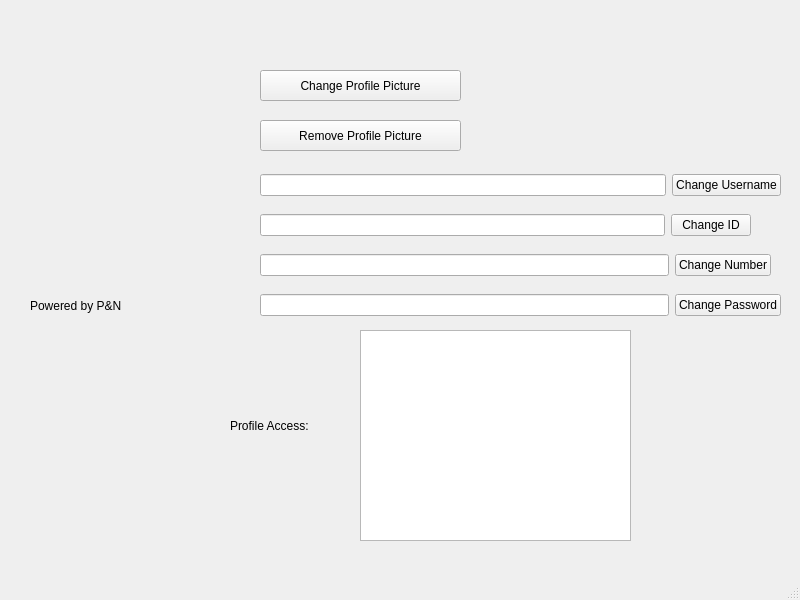
<?xml version="1.0" encoding="UTF-8"?>
<ui version="4.0">
 <class>Profile</class>
 <widget class="QMainWindow" name="Profile">
  <property name="geometry">
   <rect>
    <x>0</x>
    <y>0</y>
    <width>800</width>
    <height>600</height>
   </rect>
  </property>
  <property name="windowTitle">
   <string>MainWindow</string>
  </property>
  <widget class="QWidget" name="centralwidget">
   <widget class="QLabel" name="label">
    <property name="geometry">
     <rect>
      <x>20</x>
      <y>10</y>
      <width>201</width>
      <height>231</height>
     </rect>
    </property>
    <property name="text">
     <string/>
    </property>
   </widget>
   <widget class="QPushButton" name="profileChangeButton">
    <property name="geometry">
     <rect>
      <x>260</x>
      <y>70</y>
      <width>201</width>
      <height>31</height>
     </rect>
    </property>
    <property name="text">
     <string>Change Profile Picture</string>
    </property>
   </widget>
   <widget class="QPushButton" name="removeProfileButton">
    <property name="geometry">
     <rect>
      <x>260</x>
      <y>120</y>
      <width>201</width>
      <height>31</height>
     </rect>
    </property>
    <property name="text">
     <string>Remove Profile Picture</string>
    </property>
   </widget>
   <widget class="QWidget" name="layoutWidget">
    <property name="geometry">
     <rect>
      <x>260</x>
      <y>170</y>
      <width>521</width>
      <height>31</height>
     </rect>
    </property>
    <layout class="QHBoxLayout" name="horizontalLayout">
     <item>
      <widget class="QLineEdit" name="usernameChangetxt">
       <property name="inputMask">
        <string/>
       </property>
       <property name="text">
        <string/>
       </property>
      </widget>
     </item>
     <item>
      <widget class="QPushButton" name="usernameChangebtn">
       <property name="text">
        <string>Change Username</string>
       </property>
      </widget>
     </item>
    </layout>
   </widget>
   <widget class="QWidget" name="layoutWidget">
    <property name="geometry">
     <rect>
      <x>260</x>
      <y>210</y>
      <width>491</width>
      <height>31</height>
     </rect>
    </property>
    <layout class="QHBoxLayout" name="horizontalLayout_2">
     <item>
      <widget class="QLineEdit" name="IDChangetxt"/>
     </item>
     <item>
      <widget class="QPushButton" name="IDChangebtn">
       <property name="text">
        <string>Change ID</string>
       </property>
      </widget>
     </item>
    </layout>
   </widget>
   <widget class="QWidget" name="layoutWidget">
    <property name="geometry">
     <rect>
      <x>260</x>
      <y>250</y>
      <width>511</width>
      <height>31</height>
     </rect>
    </property>
    <layout class="QHBoxLayout" name="horizontalLayout_3">
     <item>
      <widget class="QLineEdit" name="phoneChangetxt"/>
     </item>
     <item>
      <widget class="QPushButton" name="phoneChangebtn">
       <property name="text">
        <string>Change Number</string>
       </property>
      </widget>
     </item>
    </layout>
   </widget>
   <widget class="QWidget" name="layoutWidget">
    <property name="geometry">
     <rect>
      <x>260</x>
      <y>290</y>
      <width>521</width>
      <height>31</height>
     </rect>
    </property>
    <layout class="QHBoxLayout" name="horizontalLayout_4">
     <item>
      <widget class="QLineEdit" name="passChangetxt">
       <property name="echoMode">
        <enum>QLineEdit::Password</enum>
       </property>
      </widget>
     </item>
     <item>
      <widget class="QPushButton" name="passChangebtn">
       <property name="text">
        <string>Change Password</string>
       </property>
      </widget>
     </item>
    </layout>
   </widget>
   <widget class="QLabel" name="profilePicLabel">
    <property name="geometry">
     <rect>
      <x>20</x>
      <y>10</y>
      <width>201</width>
      <height>231</height>
     </rect>
    </property>
    <property name="text">
     <string/>
    </property>
   </widget>
   <widget class="QLabel" name="label_2">
    <property name="geometry">
     <rect>
      <x>230</x>
      <y>410</y>
      <width>121</width>
      <height>31</height>
     </rect>
    </property>
    <property name="text">
     <string>Profile Access:</string>
    </property>
   </widget>
   <widget class="QListWidget" name="listOfPermission">
    <property name="geometry">
     <rect>
      <x>360</x>
      <y>330</y>
      <width>271</width>
      <height>211</height>
     </rect>
    </property>
   </widget>
   <widget class="QLabel" name="labelPandN">
    <property name="geometry">
     <rect>
      <x>30</x>
      <y>350</y>
      <width>171</width>
      <height>191</height>
     </rect>
    </property>
    <property name="text">
     <string/>
    </property>
   </widget>
   <widget class="QLabel" name="alakiLabel">
    <property name="geometry">
     <rect>
      <x>30</x>
      <y>290</y>
      <width>171</width>
      <height>31</height>
     </rect>
    </property>
    <property name="text">
     <string>Powered by P&amp;N</string>
    </property>
   </widget>
  </widget>
  <widget class="QMenuBar" name="menubar">
   <property name="geometry">
    <rect>
     <x>0</x>
     <y>0</y>
     <width>800</width>
     <height>26</height>
    </rect>
   </property>
  </widget>
  <widget class="QStatusBar" name="statusbar"/>
 </widget>
 <resources/>
 <connections/>
</ui>
